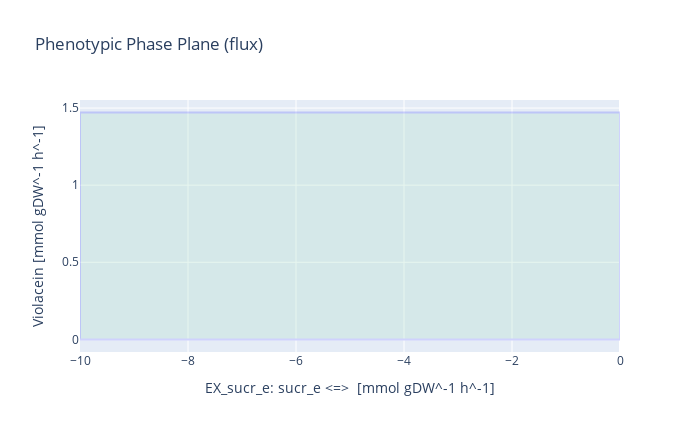
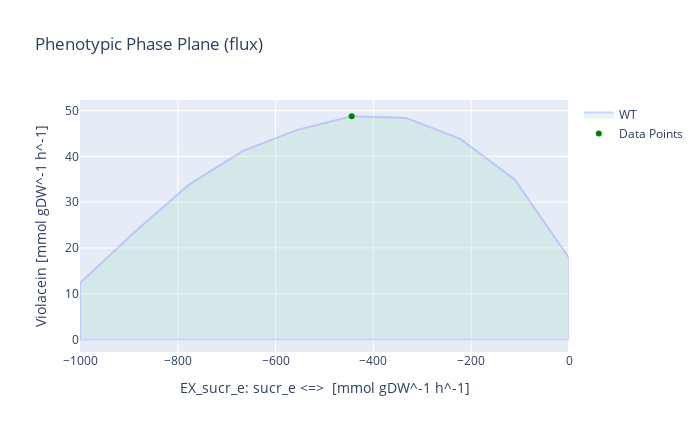

Notebook code cell kept with these figures, in order:
### Markdown cell above
## Sucrose as substrate

### Code cell
medium = model_LB_vio_fad.medium

with model_LB_vio_fad:
    
    medium['EX_glc__D_e'] = 0
    medium['EX_sucr_e'] = 10
    model_LB_vio_fad.medium = medium
    
    model_LB_vio_fad.objective = model_LB_vio_fad.reactions.Violacein
    violacein_production = model_LB_vio_fad.optimize().objective_value
    
    model_LB_vio_fad.objective = model_LB_vio_fad.reactions.Growth
    growth_rate = model_LB_vio_fad.optimize().objective_value

    violacein_sucr_yield = violacein_production / (-1*model_LB_vio_fad.reactions.EX_sucr_e.flux)
    
    result = phenotypic_phase_plane(model_LB_vio_fad, 
                                variables=[model_LB_vio_fad.reactions.EX_sucr_e],
                                objective=model_LB_vio_fad.reactions.Violacein,
                                points=10)
    result.plot(plotter)
    
    print('Oxygen and Sucrose boundaries set to default values (-10):')
    print('- Growth rate for V. natriegens [h^-1]:', growth_rate)
    print('- Max. violacein production [mmol gDW^-1 h^-1]:', violacein_production)
    print('- Theoretical maximum yield [mmol_vio / mmol_sucr]:', violacein_sucr_yield)
    
    
    model_LB_vio_fad.reactions.EX_o2_e.lower_bound = -1000
    model_LB_vio_fad.reactions.EX_sucr_e.lower_bound = -1000
    
    model_LB_vio_fad.objective = model_LB_vio_fad.reactions.Violacein
    violacein_production = model_LB_vio_fad.optimize().objective_value
    
    model_LB_vio_fad.objective = model_LB_vio_fad.reactions.Growth
    growth_rate = model_LB_vio_fad.optimize().objective_value
    
    violacein_mnl_yield = violacein_production / (-1*model_LB_vio_fad.reactions.EX_sucr_e.flux)
    
    result = phenotypic_phase_plane(model_LB_vio_fad, 
                                variables=[model_LB_vio_fad.reactions.EX_sucr_e],
                                objective=model_LB_vio_fad.reactions.Violacein,
                                points=10)
    x = result.data_frame.EX_sucr_e[result.data_frame.objective_upper_bound.idxmax()]
    y = result.data_frame.objective_upper_bound[result.data_frame.objective_upper_bound.idxmax()]
    result.plot(plotter, points=[(x,y)], points_colors=["green"])
    
    print('Setting Oxygen and Sucrose boundaries to -1000:')
    print("- The optimal Sucrose uptake for Violacein flux is [h^-1]:", result.data_frame.EX_sucr_e[result.data_frame.objective_upper_bound.idxmax()])
    print('- Growth rate for V. natriegens [h^-1]:', growth_rate)
    print('- Max. violacein production [mmol gDW^-1 h^-1]:', violacein_production)
    print('- Theoretical maximum yield [mmol_vio / mmol_sucr]:', violacein_sucr_yield)

### Figure 1 — Plotly figure (JSON) as saved in the notebook; plotly's stock layout.template omitted (floating-point values rounded to 4 significant figures)
{"data": [{"fill": "toself", "fillcolor": "#B3E2CD", "hoverinfo": "none", "marker": {"line": {"color": "#B3E2CD"}, "opacity": 0.3}, "mode": "lines", "name": "WT", "opacity": 0.3, "type": "scatter", "x": [-10, -8.889, -7.778, -6.667, -5.556, -4.444, -3.333, -2.222, -1.111, 0, 0, -1.111, -2.222, -3.333, -4.444, -5.556, -6.667, -7.778, -8.889, -10, -10, -10], "y": [4.082e-16, 8.49e-16, -1.306e-16, 0, -4.594e-16, -3.883e-15, -9.178e-15, 0, 0, -7.465e-16, 1.471, 1.471, 1.471, 1.471, 1.471, 1.471, 1.471, 1.471, 1.471, 1.471, 4.082e-16, 1.471]}], "layout": {"height": 432, "title": {"text": "Phenotypic Phase Plane (flux)"}, "width": 700, "xaxis": {"autorange": true, "range": [-10, 0], "title": {"text": "EX_sucr_e: sucr_e <=>  [mmol gDW^-1 h^-1]"}, "type": "linear"}, "yaxis": {"autorange": true, "range": [-0.0817, 1.552], "title": {"text": "Violacein [mmol gDW^-1 h^-1]"}, "type": "linear"}}}

### Figure 2 — Plotly figure (JSON) as saved in the notebook; plotly's stock layout.template omitted (floating-point values rounded to 4 significant figures)
{"data": [{"fill": "toself", "fillcolor": "#B3E2CD", "hoverinfo": "none", "marker": {"line": {"color": "#B3E2CD"}, "opacity": 0.3}, "mode": "lines", "name": "WT", "opacity": 0.3, "type": "scatter", "x": [-1000, -888.9, -777.8, -666.7, -555.6, -444.4, -333.3, -222.2, -111.1, 0, 0, -111.1, -222.2, -333.3, -444.4, -555.6, -666.7, -777.8, -888.9, -1000, -1000, -1000], "y": [0, 5.18e-14, -3.063e-14, 1.384e-14, 2.111e-11, 2.871e-17, 0, -9.719e-15, 0, -4.9e-15, 17.79, 34.94, 43.8, 48.4, 48.74, 45.78, 41.19, 33.75, 23.42, 12.32, 0, 12.32]}, {"marker": {"color": ["green"]}, "mode": "markers", "name": "Data Points", "type": "scatter", "x": [-444.4], "y": [48.74]}], "layout": {"height": 432, "title": {"text": "Phenotypic Phase Plane (flux)"}, "width": 700, "xaxis": {"autorange": true, "range": [-1000, 0], "title": {"text": "EX_sucr_e: sucr_e <=>  [mmol gDW^-1 h^-1]"}, "type": "linear"}, "yaxis": {"autorange": true, "range": [-2.753, 52.31], "title": {"text": "Violacein [mmol gDW^-1 h^-1]"}, "type": "linear"}}}
